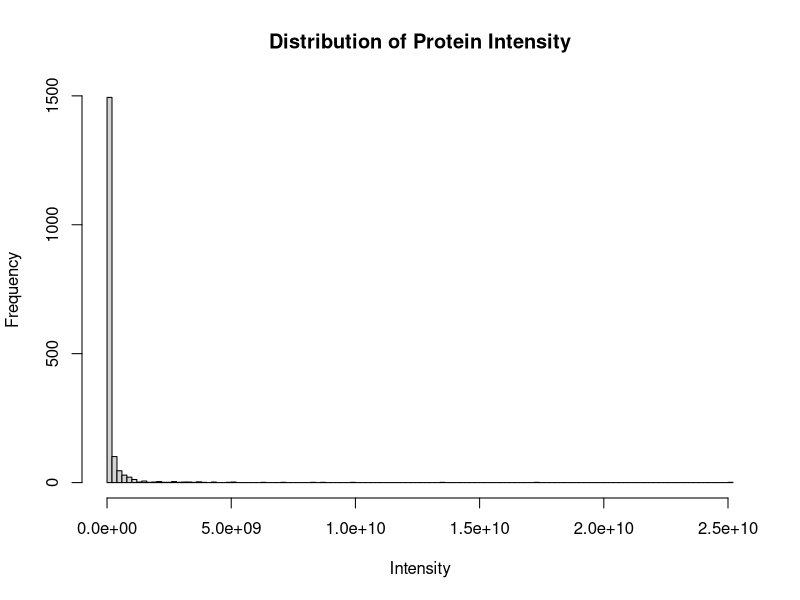
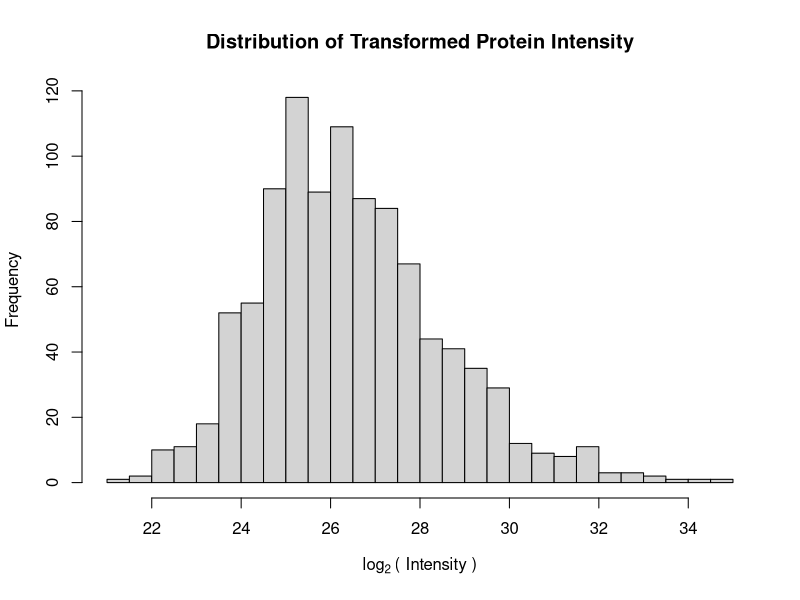

These charts were generated, in order, by the following R code:
## ---- chunk 1
setwd("C:/Users/Tony Lin/Desktop/DataScience-tutorial/proteomics-series/")
## ---- chunk 2
# Read raw file
raw = read.delim("proteinGroups.txt", stringsAsFactors = FALSE, colClasses = "character")
## ---- chunk 3
# Extract names of intensity columns
grep("^LFQ.intensity", names(raw), value = TRUE)
## ---- chunk 4
library(dplyr)   # for data manipulation

# Filter false hits
df = raw %>%
  filter(Potential.contaminant != "+") %>%
  filter(Reverse != "+") %>%
  filter(Only.identified.by.site != "+")
## ---- chunk 5
# Summary of Q values
summary(as.numeric(df$Q.value))
## ---- chunk 6
# View first 6 entries in Protein.IDs
head(df$Protein.IDs)

# View first 6 entries in Fasta.headers
head(df$Fasta.headers)
## ---- chunk 7
# Isolate the first entry
df$Protein.IDs = sub(";.*", "", df$Protein.IDs)
df$Fasta.headers = sub(";.*", "", df$Fasta.headers)

# Extract Protein name
regex = regexpr("(?<=_HUMAN.).*(?=.OS)", df$Fasta.headers, perl = TRUE)
df$Protein.name = regmatches(df$Fasta.headers, regex)

# Extract UniProtID
regex = regexpr("(?<=\\|).*(?=\\|)", df$Protein.IDs, perl = TRUE)
df$Protein = regmatches(df$Protein.IDs, regex)

# Extract Gene ID
regex = regexpr("((?<=\\|[[:alnum:]]{6}\\|).*(?=_HUMAN)|(?<=\\|[[:alnum:]]{10}\\|).*(?=_HUMAN))",
                df$Protein.IDs, perl = TRUE)
df$Gene = regmatches(df$Protein.IDs, regex)
## ---- chunk 8
# Extract names of intensity columns
intensity.names = grep("^LFQ.intensity", names(raw), value = TRUE)

# Cast as numeric
df[intensity.names] = sapply(df[intensity.names], as.numeric)
## ---- chunk 9
hist(df$LFQ.intensity.Parental_bR1,
     breaks = 100,
     xlab = "Intensity",
     ylab = "Frequency",
     main = "Distribution of Protein Intensity")
## ---- chunk 10
# Assign column names to log2-transformed data
LOG.names = sub("^LFQ.intensity", "LOG2", intensity.names)   # rename intensity columns

# Transform data
df[LOG.names] = log2(df[intensity.names])
## ---- chunk 11
hist(df$LOG2.Parental_bR1,
     breaks = 30,
     xlab = bquote(log[2]~"( Intensity )"),
     ylab = "Frequency",
     main = "Distribution of Transformed Protein Intensity")
